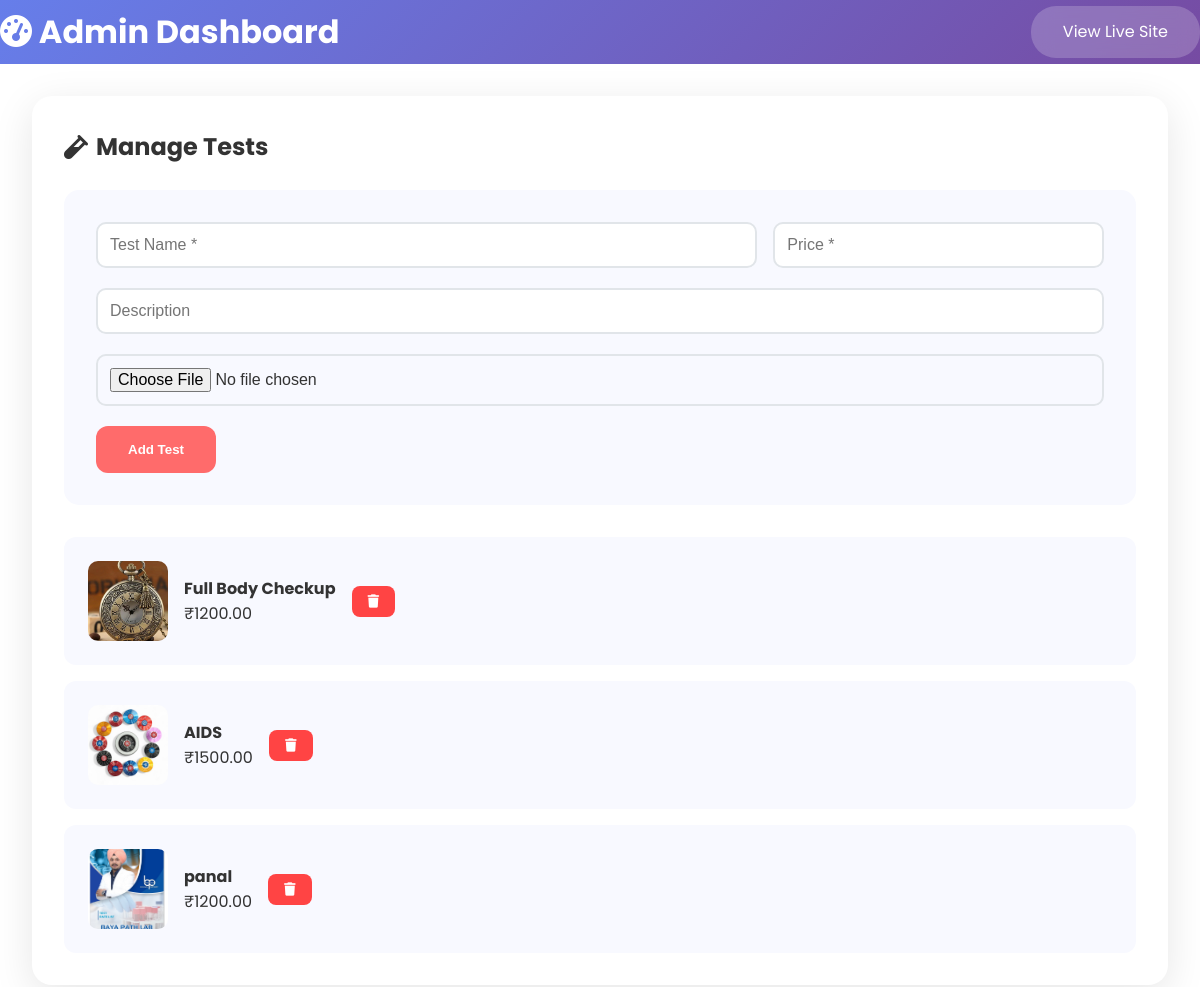
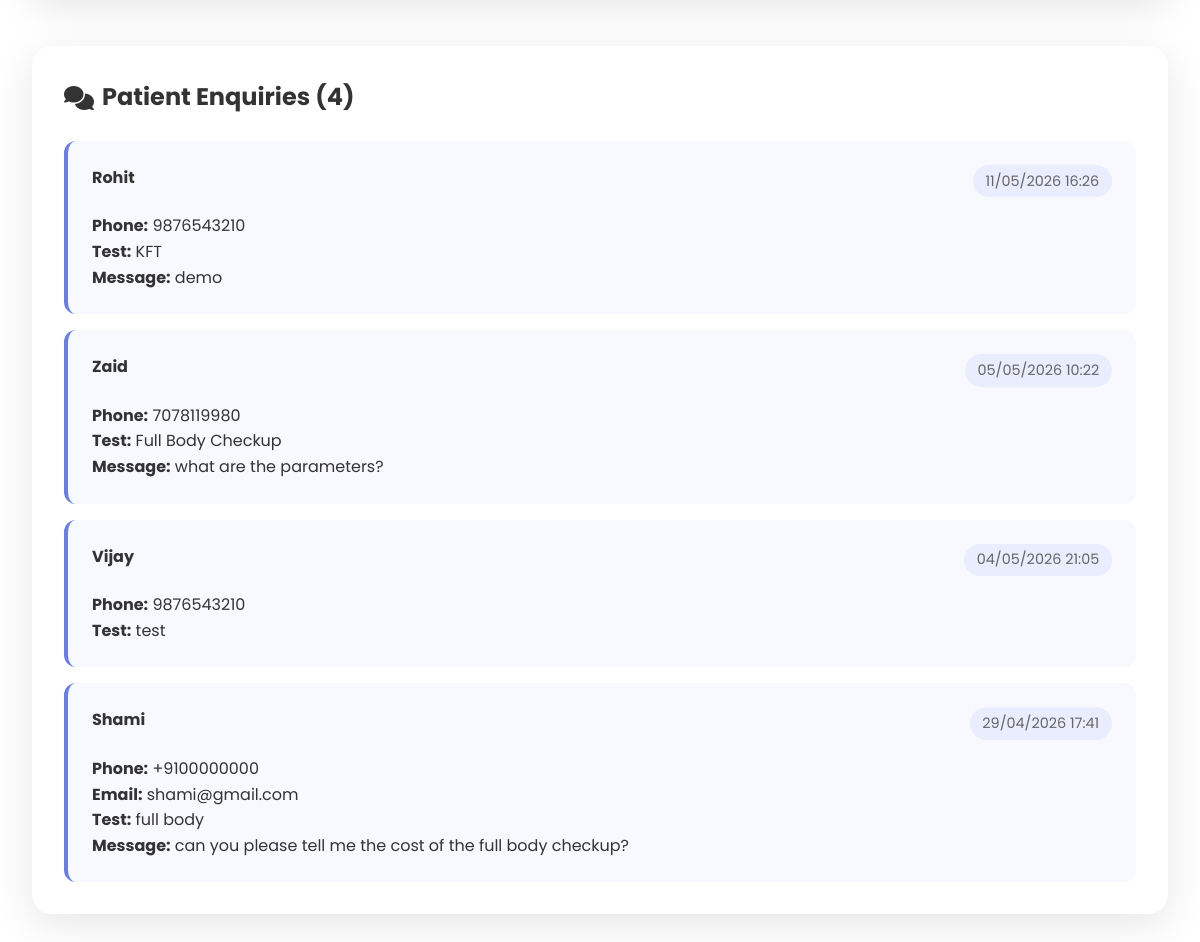
Screenshot of /admin/dashboard (signed in) with the database file from the repository (2 pictures, top to bottom).
### models.py (models this page shows)
class TestPoster(Base):
    __tablename__ = "test_posters"
    id = Column(Integer, primary_key=True, index=True)
    test_name = Column(String(100), nullable=False)
    price = Column(Float, nullable=False)
    description = Column(Text)
    image_path = Column(String(255), nullable=False)
    created_at = Column(DateTime(timezone=True), server_default=func.now())
    is_active = Column(Boolean, default=True)

class Enquiry(Base):
    __tablename__ = "enquiries"
    id = Column(Integer, primary_key=True, index=True)
    patient_name = Column(String(100), nullable=False)
    phone = Column(String(15), nullable=False)
    email = Column(String(100))
    test_name = Column(String(100))
    message = Column(Text)
    created_at = Column(DateTime(timezone=True), server_default=func.now())

### app.py (the view)
@app.get("/admin/dashboard", response_class=HTMLResponse)
async def admin_dashboard(request: Request, db: Session = Depends(get_db)):
    session = request.cookies.get("admin_session")
    if not session:
        raise HTTPException(status_code=302, headers={"Location": "/admin"})
    try:
        tests = db.query(TestPoster).all()
        enquiries = db.query(Enquiry).order_by(Enquiry.created_at.desc()).limit(20).all()
    except:
        tests = []
        enquiries = []
    return templates.TemplateResponse("admin.html", {
        "request": request,
        "tests": tests,
        "enquiries": enquiries,
        "session_valid": True
    })

### templates/admin.html (shortened to what this page needs)
{% extends "base.html" %}
{% block content %}
<div class="admin-header">
    <h1><i class="fas fa-tachometer-alt"></i> Admin Dashboard</h1>
    <a href="/" class="view-site-btn">View Live Site</a>
</div>
<div class="admin-container">
    <div class="admin-section">
        <h2><i class="fas fa-vial"></i> Manage Tests</h2>
        <form method="POST" action="/admin/add-test" enctype="multipart/form-data" class="add-test-form">
            <div class="form-row">
                <div class="form-group">
                    <input type="text" name="test_name" placeholder="Test Name *" required>
                </div>
                <div class="form-group">
                    <input type="number" name="price" step="0.01" placeholder="Price *" required>
                </div>
            </div>
            <div class="form-group">
                <input type="text" name="description" placeholder="Description">
            </div>
            <div class="form-group">
                <input type="file" name="file" accept="image/*" required>
            </div>
            <button type="submit" class="add-btn">Add Test</button>
        </form>
        <div class="tests-list">
            {% for test in tests %}
            <div class="test-item">
                <img src="{{ test.image_path }}" alt="{{ test.test_name }}" class="admin-test-img">
                <div class="test-details">
                    <h4>{{ test.test_name }}</h4>
                    <p>₹{{ "%.2f"|format(test.price) }}</p>
                </div>
                <form method="POST" action="/admin/delete-test/{{ test.id }}" style="display: inline;">
                    <button type="submit" class="delete-btn" onclick="return confirm('Delete this test?')">
                        <i class="fas fa-trash"></i>
                    </button>
                </form>
            </div>
            {% endfor %}
        </div>
    </div>
    <div class="admin-section">
        <h2><i class="fas fa-comments"></i> Patient Enquiries ({{ enquiries|length }})</h2>
        <div class="enquiries-list">
            {% for enquiry in enquiries %}
            <div class="enquiry-item">
                <div class="enquiry-header">
                    <h4>{{ enquiry.patient_name }}</h4>
                    <span class="enquiry-date">{{ enquiry.created_at.strftime('%d/%m/%Y %H:%M') }}</span>
                </div>
                <p><strong>Phone:</strong> {{ enquiry.phone }}</p>
                {% if enquiry.email %}<p><strong>Email:</strong> {{ enquiry.email }}</p>{% endif %}
                {% if enquiry.test_name %}<p><strong>Test:</strong> {{ enquiry.test_name }}</p>{% endif %}
                {% if enquiry.message %}
                <p><strong>Message:</strong> {{ enquiry.message }}</p>
                {% endif %}
            </div>
            {% endfor %}
        </div>
    </div>
</div>
{% endblock %}

### templates/base.html (shortened to what this page needs)
<!DOCTYPE html>
<html lang="en">
<head>
    <link href="https://cdnjs.cloudflare.com/ajax/libs/font-awesome/6.4.0/css/all.min.css" rel="stylesheet">
    <link rel="stylesheet" href="/static/css/style.css">
</head>
<body>
    {% block content %}{% endblock %}
</body>
</html>

### static/css/style.css (style rules this page uses)
* { margin: 0; padding: 0; box-sizing: border-box; }
body { font-family: 'Poppins', sans-serif; line-height: 1.6; color: #333; }
.form-group { margin-bottom: 15px; }
.form-group input, .form-group textarea { width: 100%; padding: 10px; border: 2px solid #e1e5e9; border-radius: 8px; font-size: 14px; }
.form-group { margin-bottom: 1.5rem; }
.form-group input, .form-group textarea { width: 100%; padding: 1rem; border: 2px solid #e1e5e9; border-radius: 12px; font-size: 1rem; transition: border-color 0.3s; }
.form-row { display: grid; grid-template-columns: 1fr 1fr; gap: 1rem; }
.admin-header { background: linear-gradient(135deg, #667eea 0%, #764ba2 100%); color: white; padding: 0.4rem 0; display: flex; justify-content: space-between; align-items: center; }
.admin-header h1 { font-size: 2rem; }
.view-site-btn { background: rgba(255,255,255,0.2); color: white; padding: 0.8rem 2rem; text-decoration: none; border-radius: 25px; backdrop-filter: blur(10px); }
.admin-container { max-width: 1400px; margin: 0 auto; padding: 2rem; }
.admin-section { background: white; margin-bottom: 3rem; padding: 2rem; border-radius: 20px; box-shadow: 0 10px 40px rgba(0,0,0,0.1); }
.admin-section h2 { margin-bottom: 1.5rem; color: #333; display: flex; align-items: center; gap: 0.5rem; }
.add-test-form { background: #f8f9ff; padding: 2rem; border-radius: 15px; margin-bottom: 2rem; }
.add-test-form .form-row { grid-template-columns: 2fr 1fr; }
.add-btn { background: #ff6b6b; color: white; border: none; padding: 1rem 2rem; border-radius: 12px; cursor: pointer; font-weight: 600; }
.tests-list, .enquiries-list { display: flex; flex-direction: column; gap: 1rem; }
.test-item { display: flex; align-items: center; gap: 1rem; padding: 1.5rem; background: #f8f9ff; border-radius: 12px; }
.admin-test-img { width: 80px; height: 80px; object-fit: cover; border-radius: 10px; }
.delete-btn { background: #ff4444; color: white; border: none; padding: 0.5rem 1rem; border-radius: 8px; cursor: pointer; }
.enquiry-item { background: #f8f9ff; padding: 1.5rem; border-radius: 12px; border-left: 4px solid #667eea; }
.enquiry-header { display: flex; justify-content: space-between; align-items: flex-start; margin-bottom: 1rem; }
.enquiry-date { font-size: 0.9rem; color: #666; background: rgba(102,126,234,0.1); padding: 0.3rem 0.8rem; border-radius: 20px; }
.form-group { margin-bottom: 20px; }
.form-group input { width: 100%; padding: 12px; border: 2px solid #e1e5e9; border-radius: 10px; font-size: 1rem; }

### rows the page displays
TestPoster: image_path (picture), test_name "Full Body Checkup", price "1200.00"
TestPoster: image_path (picture), test_name "AIDS", price "1500.00"
TestPoster: image_path (picture), test_name "panal", price "1200.00"
Enquiry: patient_name "Rohit", created_at "11/05/2026 16:26", phone "9876543210", test_name "KFT", message "demo"
Enquiry: patient_name "Zaid", created_at "05/05/2026 10:22", phone "7078119980", test_name "Full Body Checkup", message "what are the parameters?"
Enquiry: patient_name "Vijay", created_at "04/05/2026 21:05", phone "9876543210", test_name "test"
Enquiry: patient_name "Shami", created_at "29/04/2026 17:41", phone "+9100000000", email "shami@gmail.com", test_name "full body", message "can you please tell me the cost of the full body checkup?"

### other values shown
{{ enquiries|length }} "4"
